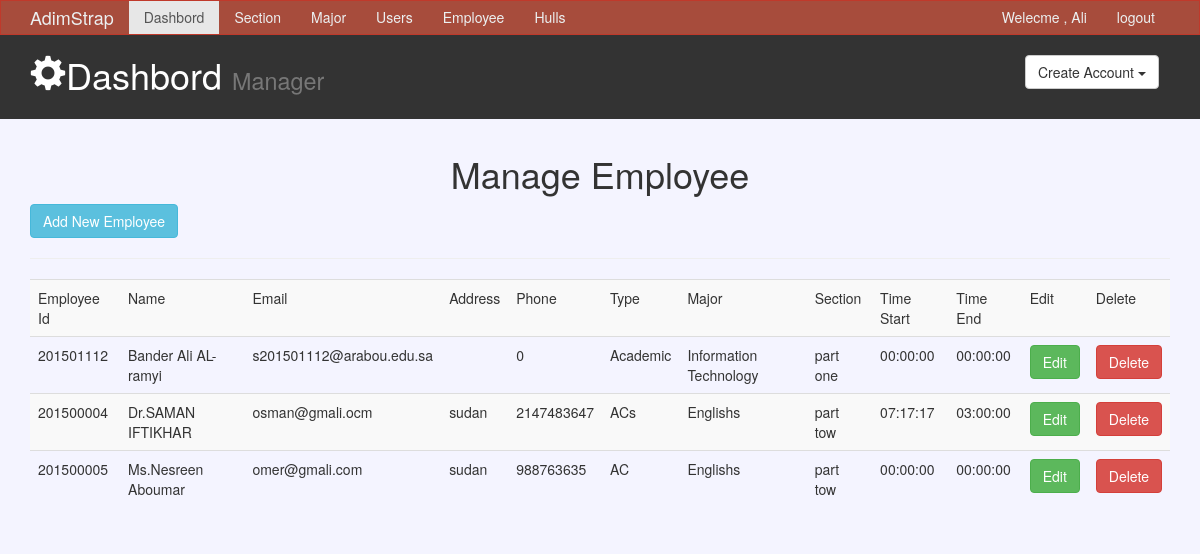
Page /admin/employee.php on the committed database.
### tables this page shows
CREATE TABLE `employee_table` (
  `employee_table_id` int(11) NOT NULL,
  `employee_table_pass` varchar(50) NOT NULL,
  `employee_table_name` varchar(50) NOT NULL,
  `email` varchar(50) NOT NULL,
  `employee_table_status` varchar(20) NOT NULL,
  `type` varchar(20) NOT NULL,
  `major_id` int(11) NOT NULL,
  `gender` varchar(20) NOT NULL,
  `office_no` varchar(20) NOT NULL,
  `status` varchar(20) NOT NULL,
  `groups` varchar(100) NOT NULL,
  `username` varchar(250) NOT NULL,
  `address` varchar(250) NOT NULL,
  `phone` int(199) NOT NULL,
  `create_at` timestamp NOT NULL DEFAULT CURRENT_TIMESTAMP,
  `time_start` time NOT NULL,
  `time_end` time NOT NULL,
  `section_id` int(11) NOT NULL
);

CREATE TABLE `major` (
  `major_id` int(11) NOT NULL,
  `major_name` varchar(50) NOT NULL,
  `description` text NOT NULL
);

CREATE TABLE `section` (
  `section_id` int(11) NOT NULL,
  `section_name` varchar(50) NOT NULL,
  `id_major` int(11) NOT NULL,
  `create_at` timestamp NOT NULL DEFAULT CURRENT_TIMESTAMP ON UPDATE CURRENT_TIMESTAMP
);

### admin/employee.php (the view, shortened to what this page needs)
<?php
include 'include/header.php';
include 'actions.php';
 $do='';
 if(isset($_GET['do'])){
     $do=$_GET['do'];
 }
 else
 {
    $do='manage';
 }
 if($do=='manage')
 {
     $sql="SELECT employee_table.*,major.major_name,section.section_name from employee_table
     join major on major.major_id=employee_table.major_id
     join  section on  section.section_id=employee_table.section_id";
     $stmt=$con->prepare($sql);
     $stmt->execute();
     $row=$stmt->fetchall();
     ?>
     <div class="container">
     <h1 class="text-center">Manage Employee</h1>
     <a href="?do=create" class="btn btn-info">Add New Employee</a>
     <hr>
     <table class="table table-hover table-striped">
         <tr>
             <td>Employee Id</td>
             <td>Name</td>
             <td>Email</td>
             <td>Address</td>
             <td>Phone</td>
             <td>Type</td>
             <td>Major</td>
             <td>Section</td>
             <td>Time Start</td>
             <td>Time End</td>
             <td>Edit</td>
             <td>Delete</td>
         </tr>
         <?php foreach($row as $r): ?>
         <tr>
           <td><?php echo $r['employee_table_id'] ?></td>
           <td><?php echo $r['employee_table_name'] ?></td>
           <td><?php echo $r['email'] ?></td>
           <td><?php echo $r['address'] ?></td>
           <td><?php echo $r['phone'] ?></td>
           <td><?php echo $r['type'] ?></td>
           <td><?php echo $r['major_name'] ?></td>
           <td><?php echo $r['section_name'] ?></td>
           <td><?php echo $r['time_start'] ?></td>
           <td><?php echo $r['time_end'] ?></td>
           <td>
             <a href="?do=edit&id=<?php echo $r['employee_table_id'] ?>" class="btn btn-success">Edit</a>
             </td>
             <td>
             <a href="?do=delete&id=<?php echo $r['employee_table_id'] ?>" class="btn btn-danger confirm">Delete</a>
           </td>
         </tr>
         <?php endforeach;?>
     </table>
     </div>
<?php
 }
 else {
    echo 'this page not found';
 }
?>

### admin/layout/css/style.css (style rules this page uses)
body { background: #f4f4ff; }

### rows in the picture
employee_table: employee_table_id "201501112", employee_table_name "Bander Ali AL-ramyi", email "s201501112@arabou.edu.sa", phone "0", type "Academic", major.major_name "Information Technology", section.section_name "part one", time_start "00:00:00", time_end "00:00:00"
employee_table: employee_table_id "201500004", employee_table_name "Dr.SAMAN IFTIKHAR", email "osman@gmali.ocm", address "sudan", phone "2147483647", type "ACs", major.major_name "Englishs", section.section_name "part tow", time_start "07:17:17", time_end "03:00:00"
employee_table: employee_table_id "201500005", employee_table_name "Ms.Nesreen Aboumar", email "omer@gmali.com", address "sudan", phone "988763635", type "AC", major.major_name "Englishs", section.section_name "part tow", time_start "00:00:00", time_end "00:00:00"
